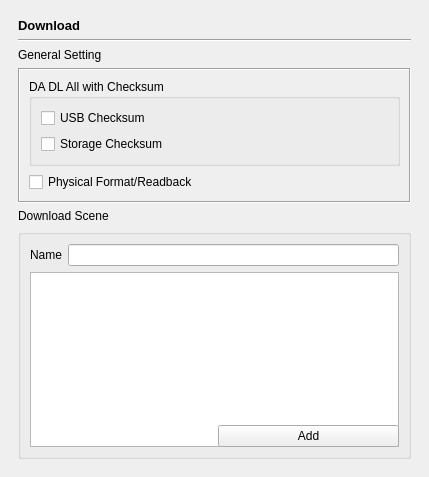
      <widget class="QWidget" name="page_Download">
       <widget class="QFrame" name="frame_3">
        <property name="geometry">
         <rect>
          <x>9</x>
          <y>9</y>
          <width>411</width>
          <height>459</height>
         </rect>
        </property>
        <property name="frameShape">
         <enum>QFrame::NoFrame</enum>
        </property>
        <property name="frameShadow">
         <enum>QFrame::Plain</enum>
        </property>
        <layout class="QGridLayout" name="gridLayout_11">
         <item row="0" column="0">
          <widget class="QLabel" name="label_3">
           <property name="font">
            <font>
             <pointsize>10</pointsize>
             <weight>75</weight>
             <bold>true</bold>
            </font>
           </property>
           <property name="text">
            <string>Download</string>
           </property>
          </widget>
         </item>
         <item row="1" column="0" colspan="2">
          <widget class="Line" name="line_8">
           <property name="orientation">
            <enum>Qt::Horizontal</enum>
           </property>
          </widget>
         </item>
         <item row="2" column="0">
          <widget class="QLabel" name="label__DownloadSetting">
           <property name="text">
            <string>General Setting</string>
           </property>
          </widget>
         </item>
         <item row="3" column="0" colspan="2">
          <widget class="QFrame" name="frame_DAchksum">
           <property name="frameShape">
            <enum>QFrame::Box</enum>
           </property>
           <property name="frameShadow">
            <enum>QFrame::Sunken</enum>
           </property>
           <layout class="QGridLayout" name="gridLayout_5">
            <item row="0" column="0">
             <widget class="QGroupBox" name="groupBox_2">
              <property name="title">
               <string>DA DL All with Checksum</string>
              </property>
              <layout class="QGridLayout" name="gridLayout_4">
               <item row="0" column="0">
                <layout class="QHBoxLayout" name="horizontalLayout_2">
                 <item>
                  <widget class="QCheckBox" name="checkBox_usbchksum">
                   <property name="text">
                    <string>USB Checksum</string>
                   </property>
                  </widget>
                 </item>
                 <item>
                  <spacer name="horizontalSpacer_2">
                   <property name="orientation">
                    <enum>Qt::Horizontal</enum>
                   </property>
                   <property name="sizeHint" stdset="0">
                    <size>
                     <width>118</width>
                     <height>19</height>
                    </size>
                   </property>
                  </spacer>
                 </item>
                </layout>
               </item>
               <item row="1" column="0">
                <layout class="QHBoxLayout" name="horizontalLayout_3">
                 <item>
                  <widget class="QCheckBox" name="checkBox_emmcchksum">
                   <property name="text">
                    <string>Storage Checksum</string>
                   </property>
                  </widget>
                 </item>
                 <item>
                  <spacer name="horizontalSpacer_4">
                   <property name="orientation">
                    <enum>Qt::Horizontal</enum>
                   </property>
                   <property name="sizeHint" stdset="0">
                    <size>
                     <width>40</width>
                     <height>20</height>
                    </size>
                   </property>
                  </spacer>
                 </item>
                </layout>
               </item>
              </layout>
             </widget>
            </item>
            <item row="1" column="0">
             <layout class="QHBoxLayout" name="horizontalLayout_5">
              <item>
               <widget class="QCheckBox" name="checkBox_physicalFormat">
                <property name="text">
                 <string>Physical Format/Readback</string>
                </property>
               </widget>
              </item>
              <item>
               <spacer name="horizontalSpacer_3">
                <property name="orientation">
                 <enum>Qt::Horizontal</enum>
                </property>
                <property name="sizeHint" stdset="0">
                 <size>
                  <width>168</width>
                  <height>20</height>
                 </size>
                </property>
               </spacer>
              </item>
             </layout>
            </item>
           </layout>
          </widget>
         </item>
         <item row="4" column="0">
          <widget class="QLabel" name="label_dlScene">
           <property name="text">
            <string>Download Scene</string>
           </property>
          </widget>
         </item>
         <item row="4" column="1">
          <spacer name="verticalSpacer_3">
           <property name="orientation">
            <enum>Qt::Vertical</enum>
           </property>
           <property name="sizeHint" stdset="0">
            <size>
             <width>20</width>
             <height>8</height>
            </size>
           </property>
          </spacer>
         </item>
         <item row="5" column="0" colspan="2">
          <widget class="QGroupBox" name="groupBox_dlScene">
           <property name="title">
            <string/>
           </property>
           <layout class="QGridLayout" name="gridLayout_7">
            <item row="0" column="0" rowspan="2" colspan="2">
             <layout class="QVBoxLayout" name="verticalLayout">
              <item>
               <layout class="QHBoxLayout" name="horizontalLayout_12">
                <item>
                 <widget class="QLabel" name="label_19">
                  <property name="text">
                   <string>Name</string>
                  </property>
                 </widget>
                </item>
                <item>
                 <widget class="QLineEdit" name="lineEdit_SceneName"/>
                </item>
               </layout>
              </item>
              <item>
               <widget class="QListWidget" name="listWidget_RomInfo"/>
              </item>
             </layout>
            </item>
            <item row="1" column="1">
             <widget class="QPushButton" name="pushButton_Add">
              <property name="text">
               <string>Add</string>
              </property>
             </widget>
            </item>
           </layout>
          </widget>
         </item>
        </layout>
       </widget>
      </widget>
